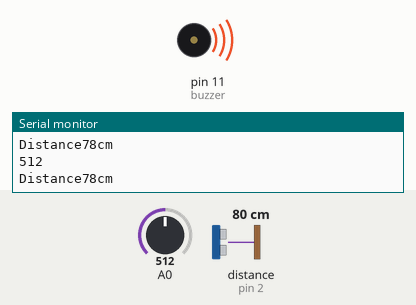
Bench run of a sketch on a simulated Arduino Uno, built with avr-gcc and run on an emulated ATmega328P. Parts: buzzer (waves = sounding), the last lines printed to the serial monitor. Wiring (inferred from the names in the program): ultrasonic range finder: trigger pin 3; echo pin 2. The inputs (shaded band) are chosen by the test bench; at power-on: A0 = 512, distance to the obstacle (sensor on pin 2) 80 cm. The echo pulse lasts 58.3 µs per cm.

Above: at 1.2 s.
1.3 s: A0 set to 0
At 1.9 s:
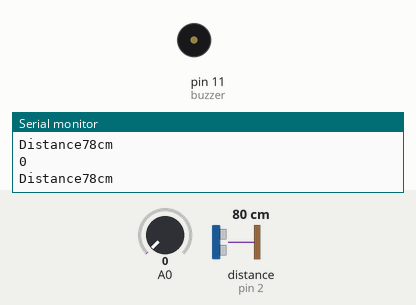
8.8 s: A0 set to 122
At 10.0 s:
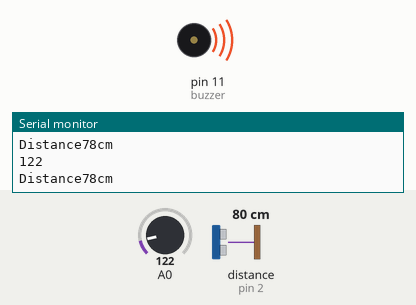
Timing chart, 0 to 11.3 s (numbered marks = the images above; inputs shaded):
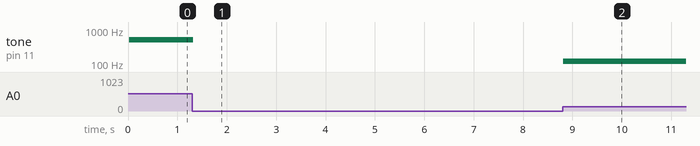

Measured:
- after the input at 1.3 s, tone on pin 11 (buzzer): 512 Hz → silent at once
- after the input at 8.8 s, tone on pin 11 (buzzer): silent → 122 Hz at once

The sketch:

flex_sensor1.ino
```cpp
#define echoPin 2
#define trigPin 3

long duration;
int distance;

int buzzer=11;
int Forcesensor=A1;
int Forcevalue=0;
int forcePin;

void setup()
{
  pinMode(trigPin,OUTPUT);
  pinMode(echoPin,INPUT);
  Serial.begin(9600);

  pinMode(forcePin,INPUT);
  pinMode(buzzer,OUTPUT);
  Serial.begin(9600);
}
void loop()
{
  digitalWrite(trigPin,LOW);
  delayMicroseconds(2);
  digitalWrite(trigPin,HIGH);
  delayMicroseconds(10);
  digitalWrite(trigPin,LOW);
  duration=pulseIn(echoPin,HIGH);
  distance=duration*0.034/2;
  Serial.print("Distance");
  Serial.print(distance);
  Serial.println("cm");

  Forcevalue=analogRead(forcePin);
  Serial.println(Forcevalue);
  noTone(buzzer);
  tone(buzzer,Forcevalue);
 }
```
